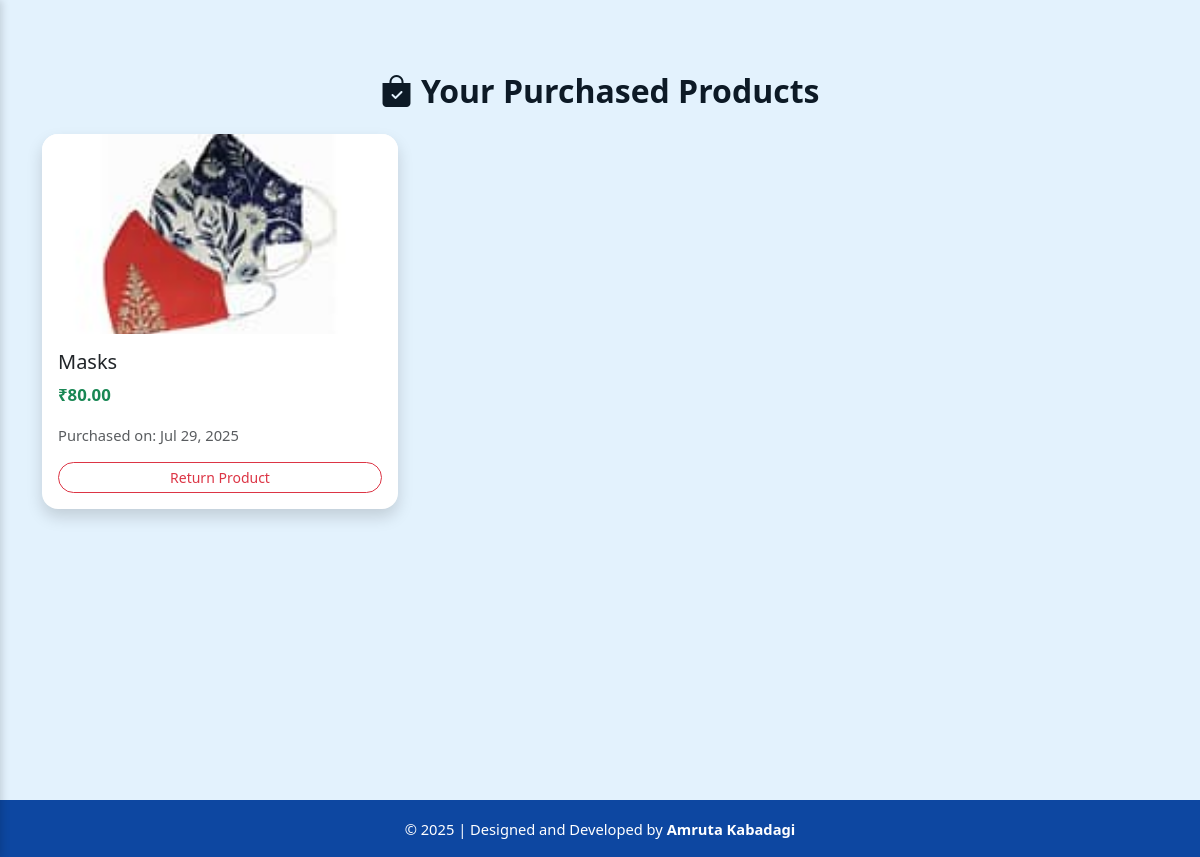
/bought-history/ (signed in), run on an earlier commit of the app's database.
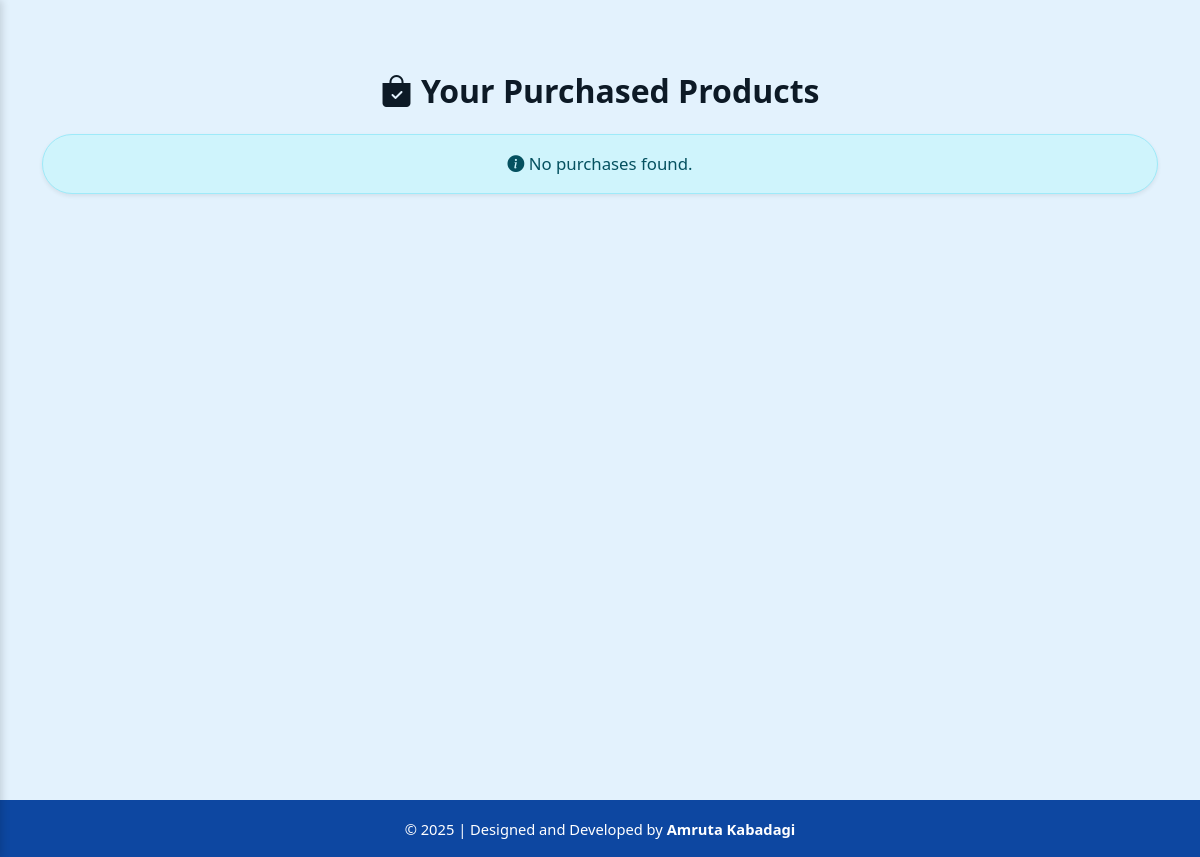
And on a later commit of the database.
### myapp/models.py (models this page shows, shortened)
class BoughtProduct(models.Model):
    buyer = models.ForeignKey(User, on_delete=models.CASCADE, related_name='bought_products')
    seller = models.ForeignKey(User, on_delete=models.CASCADE, related_name='sold_products', null=True, blank=True)
    product = models.ForeignKey(Product, on_delete=models.CASCADE)
    quantity = models.PositiveIntegerField(default=1)
    price_per_item = models.DecimalField(max_digits=10, decimal_places=2, null=True, blank=True)
    total_price = models.DecimalField(max_digits=12, decimal_places=2, null=True, blank=True)
    is_returned = models.BooleanField(default=False)
    return_request = models.ForeignKey('ReturnProduct', on_delete=models.SET_NULL, null=True, blank=True)
    payment_method = models.CharField(max_length=10, choices=[
        ('UPI', 'UPI'),
        ('Card', 'Card'),
    ], default='Card')
    shipping_address = models.TextField(null=True, blank=True)
    purchased_at = models.DateTimeField(auto_now_add=True)

class Product(models.Model):
    user = models.ForeignKey(User, on_delete=models.CASCADE)  # Seller
    title = models.CharField(max_length=200)
    image = models.ImageField(upload_to='products/')
    description = models.TextField()
    cost = models.DecimalField(max_digits=10, decimal_places=2)
    created_at = models.DateTimeField(auto_now_add=True)
    category = models.ForeignKey(Category, on_delete=models.SET_NULL, null=True)
    is_sold = models.BooleanField(default=False)

### myapp/views.py (the view)
# urls.py: path('bought-history/', bought_history, name='bought_history'),
@login_required
def bought_history(request):
    bought_products = BoughtProduct.objects.filter(buyer=request.user).select_related('product')
    return render(request, 'purchase/bought_history.html', {'bought_products': bought_products})

### templates/purchase/bought_history.html (shortened to what this page needs)
{% extends 'base.html' %}
{% block content %}
<div class="container my-5">
    <div class="text-center mb-4">
        <h2 class="fw-bold"><i class="bi bi-bag-check-fill"></i> Your Purchased Products</h2>
    </div>
    {% if bought_products %}
        <div class="row row-cols-1 row-cols-sm-2 row-cols-md-3 g-4">
            {% for item in bought_products %}
                <div class="col">
                    <div class="card h-100 shadow border-0 rounded-4">
                        <img src="{{ item.product.image.url }}"
                             class="card-img-top rounded-top-4"
                             alt="{{ item.product.title }}"
                             style="height: 200px; object-fit: cover;">
                        <div class="card-body d-flex flex-column">
                            <h5 class="card-title">{{ item.product.title }}</h5>
                            <p class="card-text text-success fw-semibold">₹{{ item.product.cost }}</p>
                            <p class="text-muted small">Purchased on: {{ item.purchased_at|date:"M d, Y" }}</p>
                            <div class="mt-auto">
                                <a href="{% url 'return_product' item.product.id %}"
                                   class="btn btn-outline-danger btn-sm w-100 rounded-pill">
                                    Return Product
                                </a>
                            </div>
                        </div>
                    </div>
                </div>
            {% endfor %}
        </div>
    {% else %}
        <div class="alert alert-info text-center mt-4 rounded-pill shadow-sm">
            <i class="bi bi-info-circle-fill"></i> No purchases found.
        </div>
    {% endif %}
</div>
{% endblock %}

What changed in the data, as far as the page shows it:
removed BoughtProduct: product.image (picture), product "Masks", product.cost "80.00", purchased_at "Jul 29, 2025"
Also different on the page:
text now shown: "No purchases found."
